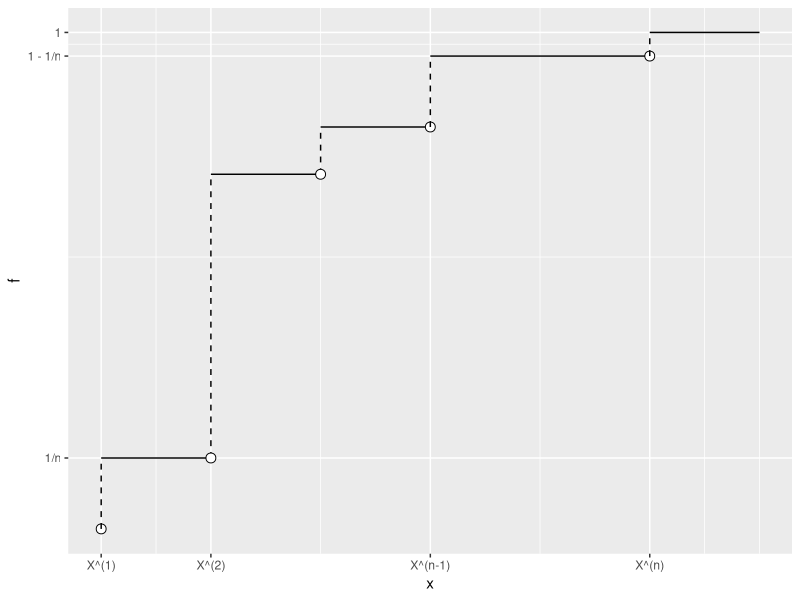

Write R code to recreate this figure. (Note: a time limit stopped this script after it produced the figure.)
library(ggplot2)

check_device <- function()
{
    while (!is.null(dev.list())) Sys.sleep(1)
}

plotter <- function(data)
{
    # first and last 'x' on graph (for pretty look in pdf)
    first <- 0
    last  <- 0
    print("OUT OF PLOTTER")
    dash_data <- data.frame() # vertical dashed lines
    dash_data_tmp <- dash_data
    for(i in 1:(length(data[, 1])-1))
    {
        print(paste("i = ",i, " data[i, 2] = ", data[i, 2], " data[i + 1, 2] = ", data[i + 1, 2]))
        if(data[i, 2] != data[i + 1, 2])
        {
            dash_data_tmp <- dash_data
            dash_data <- rbind(dash_data_tmp, data.frame("x"=c(data[i, 1], data[i, 1]), "f"=c(data[i, 2], data[i+1, 2])))
            last <- i
            first <- last - length(dash_data[, 1]) / 2
        }
    }
    last <- last + 1
    print("DAASH DATA IS")
    print(dash_data)
    print(paste("LAST = ", last, "FIRST = ", first))
    p <- ggplot(data.frame("x"=c(data[first, 1], dash_data[1, 1]), "f"=c(data[first, 2], dash_data[1, 2])), mapping=aes(x=x, y=f)) + geom_line() + geom_point(data.frame("x"=c(dash_data[1, 1]), "f"=c(dash_data[1, 2])), mapping=aes(x=x, y=f), shape=21, size=3, fill="white")
    j <- 1
    m <- length(dash_data[, 1]) - 1
    while(j <= length(dash_data[, 1]))
    {
        data_tmp <- data.frame("x"=c(dash_data[j, 1], dash_data[j+1, 1]), "f"=c(dash_data[j, 2], dash_data[j+1, 2]))
        p <- p + geom_line(data_tmp, mapping=aes(x=x, y=f), linetype="dashed")
        if(m-1 != 0)
        {
            data_tmp <- data.frame("x"=c(dash_data[m-1, 1], dash_data[m, 1]), "f"=c(dash_data[m-1, 2], dash_data[m, 2]))
            p <- p + geom_line(data_tmp, mapping=aes(x=x, y=f)) + geom_point(data.frame("x"=c(dash_data[m, 1]), "f"=c(dash_data[m, 2])), mapping=aes(x=x, y=f), shape=21, size=3, fill="white")
            m <- m - 2
        }
        j <- j + 2
    }
    p <- p + geom_line(data.frame("x"=c(dash_data[length(dash_data[,1]), 1], data[last, 1]), "f"=c(dash_data[length(dash_data[,1]), 2], data[last, 2])), mapping=aes(x=x, y=f))
    p <- p + scale_x_continuous(breaks=c(dash_data[1, 1], dash_data[3, 1], dash_data[length(dash_data[, 1])-2, 1], dash_data[length(dash_data[, 1]), 1]), labels=c("X^(1)", "X^(2)", "X^(n-1)", "X^(n)"))
    p <- p + scale_y_continuous(breaks=c(dash_data[2, 2], dash_data[length(dash_data[, 1])-1, 2], 1), labels=c("1/n", "1 - 1/n", "1"))
    p
}

# if x >= X^{(1)}
flid <- function(n, data, x)
{
    max <- 0
    for(i in 1:length(data))
    {
        if(data[i] <= x && i > max)
        {
            max <- i
        }
    }
    return (1 / n * max)
}

por_stat <- function(n, x, sort_sample)
{
    X <- c()
    Y <- c()
    for(i in 1:length(x))
    {
        if(x[i] >= min(sort_sample))
        {
            X[i] <- x[i]
            Y[i] <- flid(n, sort_sample, x[i])
        } else 
        {
            X[i] <- x[i]
            Y[i] <- 0
        }
    }
    return (data.frame("x"=X, "f"=Y))
}

n <- 21 
x <- seq(-10, 10, 1)
y <- rnorm(n, 0, 1)
data <- por_stat(n, x, sort(y))
data
X11()
plotter(data)
check_device()
